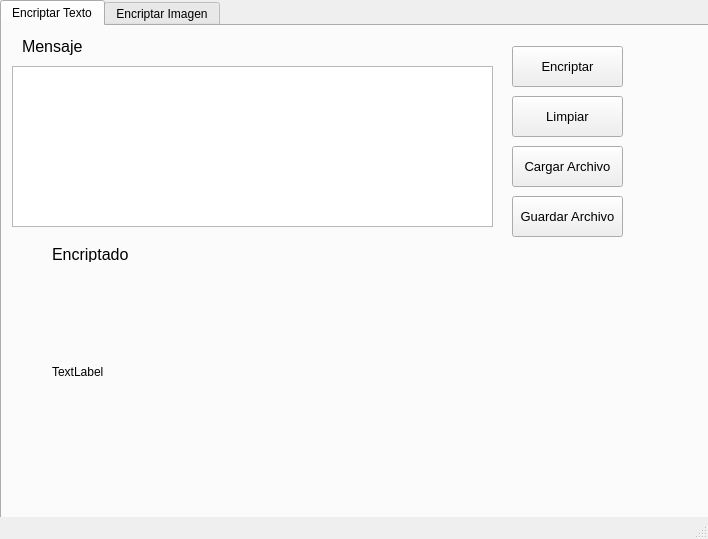
<?xml version="1.0" encoding="UTF-8"?>
<ui version="4.0">
 <class>FrmEncriptar</class>
 <widget class="QMainWindow" name="FrmEncriptar">
  <property name="geometry">
   <rect>
    <x>0</x>
    <y>0</y>
    <width>708</width>
    <height>539</height>
   </rect>
  </property>
  <property name="windowTitle">
   <string>MainWindow</string>
  </property>
  <widget class="QWidget" name="centralwidget">
   <widget class="QTabWidget" name="tabWidget">
    <property name="geometry">
     <rect>
      <x>0</x>
      <y>0</y>
      <width>711</width>
      <height>531</height>
     </rect>
    </property>
    <property name="currentIndex">
     <number>0</number>
    </property>
    <widget class="QWidget" name="tab">
     <attribute name="title">
      <string>Encriptar Texto</string>
     </attribute>
     <widget class="QTextEdit" name="txtMensaje">
      <property name="geometry">
       <rect>
        <x>10</x>
        <y>40</y>
        <width>481</width>
        <height>161</height>
       </rect>
      </property>
     </widget>
     <widget class="QLabel" name="label_2">
      <property name="geometry">
       <rect>
        <x>50</x>
        <y>220</y>
        <width>81</width>
        <height>16</height>
       </rect>
      </property>
      <property name="font">
       <font>
        <family>Arial</family>
        <pointsize>12</pointsize>
       </font>
      </property>
      <property name="text">
       <string>Encriptado</string>
      </property>
     </widget>
     <widget class="QLabel" name="lblMensajeEncriptado">
      <property name="geometry">
       <rect>
        <x>50</x>
        <y>260</y>
        <width>471</width>
        <height>171</height>
       </rect>
      </property>
      <property name="text">
       <string>TextLabel</string>
      </property>
     </widget>
     <widget class="QPushButton" name="btnEncriptar">
      <property name="geometry">
       <rect>
        <x>510</x>
        <y>20</y>
        <width>111</width>
        <height>41</height>
       </rect>
      </property>
      <property name="font">
       <font>
        <family>Arial</family>
        <pointsize>10</pointsize>
        <weight>50</weight>
        <bold>false</bold>
       </font>
      </property>
      <property name="text">
       <string>Encriptar</string>
      </property>
      <property name="icon">
       <iconset>
        <normaloff>../Imagenes/encriptado.png</normaloff>../Imagenes/encriptado.png</iconset>
      </property>
     </widget>
     <widget class="QLabel" name="label">
      <property name="geometry">
       <rect>
        <x>20</x>
        <y>10</y>
        <width>61</width>
        <height>21</height>
       </rect>
      </property>
      <property name="font">
       <font>
        <family>Arial</family>
        <pointsize>12</pointsize>
       </font>
      </property>
      <property name="text">
       <string>Mensaje</string>
      </property>
     </widget>
     <widget class="QPushButton" name="btnLimpiar">
      <property name="geometry">
       <rect>
        <x>510</x>
        <y>70</y>
        <width>111</width>
        <height>41</height>
       </rect>
      </property>
      <property name="font">
       <font>
        <family>Arial</family>
        <pointsize>10</pointsize>
       </font>
      </property>
      <property name="text">
       <string>Limpiar</string>
      </property>
      <property name="icon">
       <iconset>
        <normaloff>../Imagenes/limpiar.png</normaloff>../Imagenes/limpiar.png</iconset>
      </property>
     </widget>
     <widget class="QPushButton" name="btnCargar">
      <property name="geometry">
       <rect>
        <x>510</x>
        <y>120</y>
        <width>111</width>
        <height>41</height>
       </rect>
      </property>
      <property name="font">
       <font>
        <family>Arial</family>
        <pointsize>10</pointsize>
       </font>
      </property>
      <property name="text">
       <string>Cargar Archivo</string>
      </property>
      <property name="icon">
       <iconset>
        <normaloff>../Imagenes/cargando.png</normaloff>../Imagenes/cargando.png</iconset>
      </property>
     </widget>
     <widget class="QPushButton" name="btnGuardarArchivo">
      <property name="geometry">
       <rect>
        <x>510</x>
        <y>170</y>
        <width>111</width>
        <height>41</height>
       </rect>
      </property>
      <property name="font">
       <font>
        <family>Arial</family>
        <pointsize>10</pointsize>
       </font>
      </property>
      <property name="text">
       <string>Guardar Archivo</string>
      </property>
     </widget>
    </widget>
    <widget class="QWidget" name="tab_2">
     <attribute name="title">
      <string>Encriptar Imagen</string>
     </attribute>
    </widget>
   </widget>
  </widget>
  <widget class="QMenuBar" name="menubar">
   <property name="geometry">
    <rect>
     <x>0</x>
     <y>0</y>
     <width>708</width>
     <height>21</height>
    </rect>
   </property>
  </widget>
  <widget class="QStatusBar" name="statusbar"/>
 </widget>
 <resources/>
 <connections/>
</ui>
